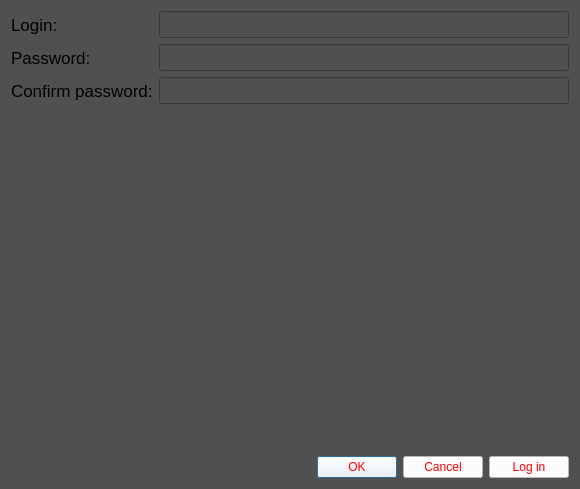
<?xml version="1.0" encoding="UTF-8"?>
<ui version="4.0">
 <class>RegistrationWindow</class>
 <widget class="QDialog" name="RegistrationWindow">
  <property name="enabled">
   <bool>true</bool>
  </property>
  <property name="geometry">
   <rect>
    <x>0</x>
    <y>0</y>
    <width>580</width>
    <height>489</height>
   </rect>
  </property>
  <property name="palette">
   <palette>
    <active>
     <colorrole role="WindowText">
      <brush brushstyle="SolidPattern">
       <color alpha="255">
        <red>0</red>
        <green>0</green>
        <blue>0</blue>
       </color>
      </brush>
     </colorrole>
     <colorrole role="Button">
      <brush brushstyle="SolidPattern">
       <color alpha="255">
        <red>80</red>
        <green>80</green>
        <blue>80</blue>
       </color>
      </brush>
     </colorrole>
     <colorrole role="Light">
      <brush brushstyle="SolidPattern">
       <color alpha="255">
        <red>255</red>
        <green>255</green>
        <blue>255</blue>
       </color>
      </brush>
     </colorrole>
     <colorrole role="Midlight">
      <brush brushstyle="SolidPattern">
       <color alpha="255">
        <red>212</red>
        <green>212</green>
        <blue>255</blue>
       </color>
      </brush>
     </colorrole>
     <colorrole role="Dark">
      <brush brushstyle="SolidPattern">
       <color alpha="255">
        <red>85</red>
        <green>85</green>
        <blue>127</blue>
       </color>
      </brush>
     </colorrole>
     <colorrole role="Mid">
      <brush brushstyle="SolidPattern">
       <color alpha="255">
        <red>113</red>
        <green>113</green>
        <blue>170</blue>
       </color>
      </brush>
     </colorrole>
     <colorrole role="Text">
      <brush brushstyle="SolidPattern">
       <color alpha="255">
        <red>0</red>
        <green>0</green>
        <blue>0</blue>
       </color>
      </brush>
     </colorrole>
     <colorrole role="BrightText">
      <brush brushstyle="SolidPattern">
       <color alpha="255">
        <red>255</red>
        <green>255</green>
        <blue>255</blue>
       </color>
      </brush>
     </colorrole>
     <colorrole role="ButtonText">
      <brush brushstyle="SolidPattern">
       <color alpha="255">
        <red>0</red>
        <green>0</green>
        <blue>0</blue>
       </color>
      </brush>
     </colorrole>
     <colorrole role="Base">
      <brush brushstyle="SolidPattern">
       <color alpha="255">
        <red>80</red>
        <green>80</green>
        <blue>80</blue>
       </color>
      </brush>
     </colorrole>
     <colorrole role="Window">
      <brush brushstyle="SolidPattern">
       <color alpha="255">
        <red>80</red>
        <green>80</green>
        <blue>80</blue>
       </color>
      </brush>
     </colorrole>
     <colorrole role="Shadow">
      <brush brushstyle="SolidPattern">
       <color alpha="255">
        <red>0</red>
        <green>0</green>
        <blue>0</blue>
       </color>
      </brush>
     </colorrole>
     <colorrole role="AlternateBase">
      <brush brushstyle="SolidPattern">
       <color alpha="255">
        <red>212</red>
        <green>212</green>
        <blue>255</blue>
       </color>
      </brush>
     </colorrole>
     <colorrole role="ToolTipBase">
      <brush brushstyle="SolidPattern">
       <color alpha="255">
        <red>255</red>
        <green>255</green>
        <blue>220</blue>
       </color>
      </brush>
     </colorrole>
     <colorrole role="ToolTipText">
      <brush brushstyle="SolidPattern">
       <color alpha="255">
        <red>0</red>
        <green>0</green>
        <blue>0</blue>
       </color>
      </brush>
     </colorrole>
     <colorrole role="PlaceholderText">
      <brush brushstyle="SolidPattern">
       <color alpha="127">
        <red>0</red>
        <green>0</green>
        <blue>0</blue>
       </color>
      </brush>
     </colorrole>
    </active>
    <inactive>
     <colorrole role="WindowText">
      <brush brushstyle="SolidPattern">
       <color alpha="255">
        <red>0</red>
        <green>0</green>
        <blue>0</blue>
       </color>
      </brush>
     </colorrole>
     <colorrole role="Button">
      <brush brushstyle="SolidPattern">
       <color alpha="255">
        <red>80</red>
        <green>80</green>
        <blue>80</blue>
       </color>
      </brush>
     </colorrole>
     <colorrole role="Light">
      <brush brushstyle="SolidPattern">
       <color alpha="255">
        <red>255</red>
        <green>255</green>
        <blue>255</blue>
       </color>
      </brush>
     </colorrole>
     <colorrole role="Midlight">
      <brush brushstyle="SolidPattern">
       <color alpha="255">
        <red>212</red>
        <green>212</green>
        <blue>255</blue>
       </color>
      </brush>
     </colorrole>
     <colorrole role="Dark">
      <brush brushstyle="SolidPattern">
       <color alpha="255">
        <red>85</red>
        <green>85</green>
        <blue>127</blue>
       </color>
      </brush>
     </colorrole>
     <colorrole role="Mid">
      <brush brushstyle="SolidPattern">
       <color alpha="255">
        <red>113</red>
        <green>113</green>
        <blue>170</blue>
       </color>
      </brush>
     </colorrole>
     <colorrole role="Text">
      <brush brushstyle="SolidPattern">
       <color alpha="255">
        <red>0</red>
        <green>0</green>
        <blue>0</blue>
       </color>
      </brush>
     </colorrole>
     <colorrole role="BrightText">
      <brush brushstyle="SolidPattern">
       <color alpha="255">
        <red>255</red>
        <green>255</green>
        <blue>255</blue>
       </color>
      </brush>
     </colorrole>
     <colorrole role="ButtonText">
      <brush brushstyle="SolidPattern">
       <color alpha="255">
        <red>0</red>
        <green>0</green>
        <blue>0</blue>
       </color>
      </brush>
     </colorrole>
     <colorrole role="Base">
      <brush brushstyle="SolidPattern">
       <color alpha="255">
        <red>80</red>
        <green>80</green>
        <blue>80</blue>
       </color>
      </brush>
     </colorrole>
     <colorrole role="Window">
      <brush brushstyle="SolidPattern">
       <color alpha="255">
        <red>80</red>
        <green>80</green>
        <blue>80</blue>
       </color>
      </brush>
     </colorrole>
     <colorrole role="Shadow">
      <brush brushstyle="SolidPattern">
       <color alpha="255">
        <red>0</red>
        <green>0</green>
        <blue>0</blue>
       </color>
      </brush>
     </colorrole>
     <colorrole role="AlternateBase">
      <brush brushstyle="SolidPattern">
       <color alpha="255">
        <red>212</red>
        <green>212</green>
        <blue>255</blue>
       </color>
      </brush>
     </colorrole>
     <colorrole role="ToolTipBase">
      <brush brushstyle="SolidPattern">
       <color alpha="255">
        <red>255</red>
        <green>255</green>
        <blue>220</blue>
       </color>
      </brush>
     </colorrole>
     <colorrole role="ToolTipText">
      <brush brushstyle="SolidPattern">
       <color alpha="255">
        <red>0</red>
        <green>0</green>
        <blue>0</blue>
       </color>
      </brush>
     </colorrole>
     <colorrole role="PlaceholderText">
      <brush brushstyle="SolidPattern">
       <color alpha="127">
        <red>0</red>
        <green>0</green>
        <blue>0</blue>
       </color>
      </brush>
     </colorrole>
    </inactive>
    <disabled>
     <colorrole role="WindowText">
      <brush brushstyle="SolidPattern">
       <color alpha="255">
        <red>85</red>
        <green>85</green>
        <blue>127</blue>
       </color>
      </brush>
     </colorrole>
     <colorrole role="Button">
      <brush brushstyle="SolidPattern">
       <color alpha="255">
        <red>80</red>
        <green>80</green>
        <blue>80</blue>
       </color>
      </brush>
     </colorrole>
     <colorrole role="Light">
      <brush brushstyle="SolidPattern">
       <color alpha="255">
        <red>255</red>
        <green>255</green>
        <blue>255</blue>
       </color>
      </brush>
     </colorrole>
     <colorrole role="Midlight">
      <brush brushstyle="SolidPattern">
       <color alpha="255">
        <red>212</red>
        <green>212</green>
        <blue>255</blue>
       </color>
      </brush>
     </colorrole>
     <colorrole role="Dark">
      <brush brushstyle="SolidPattern">
       <color alpha="255">
        <red>85</red>
        <green>85</green>
        <blue>127</blue>
       </color>
      </brush>
     </colorrole>
     <colorrole role="Mid">
      <brush brushstyle="SolidPattern">
       <color alpha="255">
        <red>113</red>
        <green>113</green>
        <blue>170</blue>
       </color>
      </brush>
     </colorrole>
     <colorrole role="Text">
      <brush brushstyle="SolidPattern">
       <color alpha="255">
        <red>85</red>
        <green>85</green>
        <blue>127</blue>
       </color>
      </brush>
     </colorrole>
     <colorrole role="BrightText">
      <brush brushstyle="SolidPattern">
       <color alpha="255">
        <red>255</red>
        <green>255</green>
        <blue>255</blue>
       </color>
      </brush>
     </colorrole>
     <colorrole role="ButtonText">
      <brush brushstyle="SolidPattern">
       <color alpha="255">
        <red>85</red>
        <green>85</green>
        <blue>127</blue>
       </color>
      </brush>
     </colorrole>
     <colorrole role="Base">
      <brush brushstyle="SolidPattern">
       <color alpha="255">
        <red>80</red>
        <green>80</green>
        <blue>80</blue>
       </color>
      </brush>
     </colorrole>
     <colorrole role="Window">
      <brush brushstyle="SolidPattern">
       <color alpha="255">
        <red>80</red>
        <green>80</green>
        <blue>80</blue>
       </color>
      </brush>
     </colorrole>
     <colorrole role="Shadow">
      <brush brushstyle="SolidPattern">
       <color alpha="255">
        <red>0</red>
        <green>0</green>
        <blue>0</blue>
       </color>
      </brush>
     </colorrole>
     <colorrole role="AlternateBase">
      <brush brushstyle="SolidPattern">
       <color alpha="255">
        <red>170</red>
        <green>170</green>
        <blue>255</blue>
       </color>
      </brush>
     </colorrole>
     <colorrole role="ToolTipBase">
      <brush brushstyle="SolidPattern">
       <color alpha="255">
        <red>255</red>
        <green>255</green>
        <blue>220</blue>
       </color>
      </brush>
     </colorrole>
     <colorrole role="ToolTipText">
      <brush brushstyle="SolidPattern">
       <color alpha="255">
        <red>0</red>
        <green>0</green>
        <blue>0</blue>
       </color>
      </brush>
     </colorrole>
     <colorrole role="PlaceholderText">
      <brush brushstyle="SolidPattern">
       <color alpha="127">
        <red>85</red>
        <green>85</green>
        <blue>127</blue>
       </color>
      </brush>
     </colorrole>
    </disabled>
   </palette>
  </property>
  <property name="windowTitle">
   <string>Dialog</string>
  </property>
  <property name="styleSheet">
   <string notr="true">QWidget  {background-color:  #505050; color: black}
QPushButton  {background-color: white; color: red;}</string>
  </property>
  <layout class="QVBoxLayout" name="verticalLayout">
   <item>
    <layout class="QFormLayout" name="formLayout">
     <item row="0" column="0">
      <widget class="QLabel" name="label_Login">
       <property name="font">
        <font>
         <pointsize>13</pointsize>
        </font>
       </property>
       <property name="text">
        <string>Login:</string>
       </property>
      </widget>
     </item>
     <item row="0" column="1">
      <widget class="QLineEdit" name="lineEdit_Login">
       <property name="font">
        <font>
         <pointsize>12</pointsize>
        </font>
       </property>
      </widget>
     </item>
     <item row="1" column="0">
      <widget class="QLabel" name="label_Password">
       <property name="font">
        <font>
         <pointsize>13</pointsize>
        </font>
       </property>
       <property name="text">
        <string>Password:</string>
       </property>
      </widget>
     </item>
     <item row="2" column="0">
      <widget class="QLabel" name="label_ConfirmPassword">
       <property name="font">
        <font>
         <pointsize>13</pointsize>
        </font>
       </property>
       <property name="text">
        <string>Confirm password:</string>
       </property>
      </widget>
     </item>
     <item row="1" column="1">
      <widget class="QLineEdit" name="lineEdit_Password">
       <property name="font">
        <font>
         <pointsize>12</pointsize>
        </font>
       </property>
       <property name="echoMode">
        <enum>QLineEdit::EchoMode::Password</enum>
       </property>
      </widget>
     </item>
     <item row="2" column="1">
      <widget class="QLineEdit" name="lineEdit_ConfirmPassword">
       <property name="font">
        <font>
         <pointsize>12</pointsize>
        </font>
       </property>
       <property name="echoMode">
        <enum>QLineEdit::EchoMode::Password</enum>
       </property>
      </widget>
     </item>
    </layout>
   </item>
   <item>
    <spacer name="verticalSpacer">
     <property name="orientation">
      <enum>Qt::Orientation::Vertical</enum>
     </property>
     <property name="sizeHint" stdset="0">
      <size>
       <width>20</width>
       <height>40</height>
      </size>
     </property>
    </spacer>
   </item>
   <item>
    <layout class="QHBoxLayout" name="horizontalLayout">
     <item>
      <widget class="QDialogButtonBox" name="buttonBox">
       <property name="standardButtons">
        <set>QDialogButtonBox::StandardButton::Cancel|QDialogButtonBox::StandardButton::Ok</set>
       </property>
      </widget>
     </item>
     <item>
      <widget class="QPushButton" name="pushButton_toLogin">
       <property name="text">
        <string>Log in</string>
       </property>
      </widget>
     </item>
    </layout>
   </item>
  </layout>
 </widget>
 <resources/>
 <connections/>
</ui>
